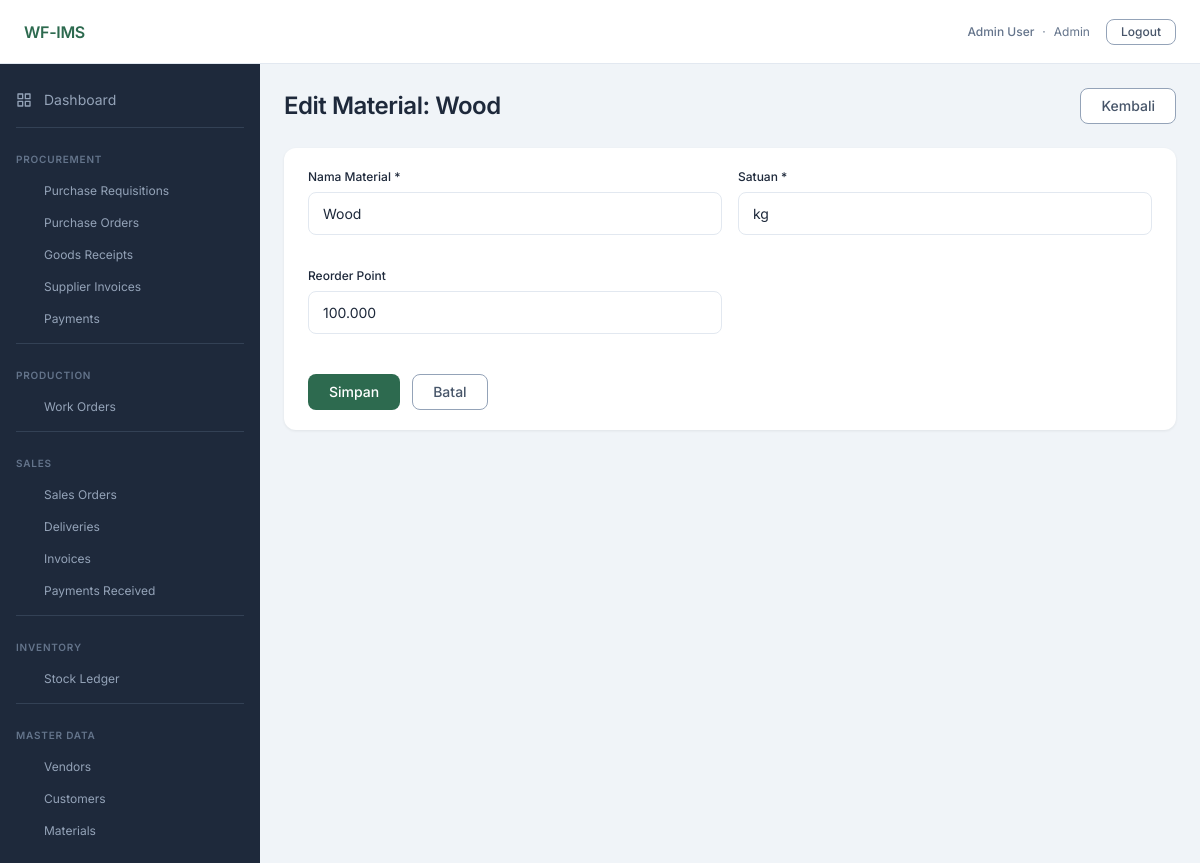
Page /master/materials/1/edit (signed in) on the committed database.
### app/models/user.py (models this page shows, shortened)
class User(UserMixin, db.Model):
    __tablename__ = 'users'
    id = db.Column(db.Integer, primary_key=True)
    email = db.Column(db.String(120), unique=True, nullable=False)
    password_hash = db.Column(db.String(256), nullable=False)
    full_name = db.Column(db.String(100), nullable=False)
    role = db.Column(db.Enum(UserRole), nullable=False)
    is_active = db.Column(db.Boolean, default=True, nullable=False)
    created_at = db.Column(db.DateTime, default=lambda: datetime.now(timezone.utc), nullable=False)

### app/models/master.py (models this page shows)
class Material(db.Model):
    __tablename__ = 'materials'
    id = db.Column(db.Integer, primary_key=True)
    name = db.Column(db.String(100), nullable=False)
    unit = db.Column(db.String(10), nullable=False)  # kg|ton|bag
    reorder_point = db.Column(db.Numeric(12, 3), default=0)
    material_type = db.Column(db.Enum(MaterialType), nullable=False)
    created_at = db.Column(db.DateTime, default=lambda: datetime.now(timezone.utc), nullable=False)
    bom_as_fg = db.relationship(
        'BOMItem', foreign_keys='BOMItem.fg_material_id',
        backref='fg_material', lazy='dynamic',
    )
    bom_as_rm = db.relationship(
        'BOMItem', foreign_keys='BOMItem.rm_material_id',
        backref='rm_material', lazy='dynamic',
    )

### app/blueprints/master/routes.py (the view, shortened to what this page needs)
@bp.route('/materials/<int:material_id>/edit', methods=['GET', 'POST'])
@login_required
def material_edit(material_id):
    m = Material.query.get_or_404(material_id)
    raw_materials = (
        Material.query
        .filter_by(material_type=MaterialType.raw_material)
        .filter(Material.id != material_id)
        .order_by(Material.name)
        .all()
    )
    bom_items = m.bom_as_fg.all() if m.material_type == MaterialType.finished_goods else []
    return render_template('master/material_form.html', material=m,
                           material_types=MaterialType, raw_materials=raw_materials,
                           bom_items=bom_items)

### app/models/user.py (called while the page is built)
@login_manager.user_loader
def load_user(user_id):
    return User.query.get(int(user_id))

### app/templates/master/material_form.html (shortened to what this page needs)
{% extends 'base.html' %}
{% block content %}
<div class="page-header">
  <h1 class="page-title">{% if material %}Edit Material: {{ material.name }}{% else %}Tambah Material{% endif %}</h1>
  <a href="{{ url_for('master.material_list') }}" class="btn btn-secondary">Kembali</a>
</div>
<div class="card">
  <form method="POST">
    <div class="grid-2">
      <div class="form-group">
        <label class="form-label" for="name">Nama Material *</label>
        <input class="form-input" type="text" id="name" name="name"
               value="{{ material.name if material else '' }}" required>
      </div>
      <div class="form-group">
        <label class="form-label" for="unit">Satuan *</label>
        <input class="form-input" type="text" id="unit" name="unit"
               placeholder="kg / ton / bag"
               value="{{ material.unit if material else '' }}" required>
      </div>
      <div class="form-group">
        <label class="form-label" for="reorder_point">Reorder Point</label>
        <input class="form-input" type="number" id="reorder_point" name="reorder_point"
               step="0.001" min="0"
               value="{{ material.reorder_point if material else '0' }}">
      </div>
    </div>
    <div class="form-actions">
      <button type="submit" class="btn btn-primary">Simpan</button>
      <a href="{{ url_for('master.material_list') }}" class="btn btn-secondary">Batal</a>
    </div>
  </form>
</div>
{% endblock %}

### app/templates/partials/navbar.html
<nav class="navbar">
  <span class="navbar-brand">WF-IMS</span>
  <div class="navbar-right">
    {% if current_user.is_authenticated %}
      <div class="navbar-user">
        <span class="fw-medium">{{ current_user.full_name }}</span>
        <span class="text-muted">·</span>
        <span class="text-muted">{{ current_user.role.value | title }}</span>
      </div>
      <a href="{{ url_for('auth.logout') }}" class="btn btn-secondary btn-sm">Logout</a>
    {% endif %}
  </div>
</nav>

### static/css/tokens.css (style rules this page uses)
:root { --color-primary-900: #1a3d2e; --color-primary-800: #1f4d39; --color-primary-700: #245c43; --color-primary-600: #2D6A4F; --color-primary-500: #3a8a66; --color-primary-400: #52a880; --color-primary-300: #7cc4a0; --color-primary-200: #a8dbbf; --color-primary-100: #d4eedf; --color-primary-50: #edf7f2; --color-secondary-900: #0f172a; --color-secondary-800: #1e293b; --color-secondary-700: #334155; --color-secondary-600: #475569; --color-secondary-500: #64748b; --color-secondary-400: #94a3b8; --color-secondary-300: #cbd5e1; --color-secondary-200: #e2e8f0; --color-secondary-100: #f1f5f9; --color-secondary-50: #f8fafc; --color-tertiary-900: #78350f; --color-tertiary-800: #92400e; --color-tertiary-700: #b45309; --color-tertiary-600: #D97706; --color-tertiary-500: #f59e0b; --color-tertiary-400: #fbbf24; --color-tertiary-300: #fcd34d; --color-tertiary-200: #fde68a; --color-tertiary-100: #fef3c7; --color-tertiary-50: #fffbeb; --color-neutral-900: #1e2a5e; --color-neutral-800: #2d3a7a; --color-neutral-700: #4050a0; --color-neutral-600: #6474BB; --color-neutral-500: #7b8fd0; --color-neutral-400: #9daade; --color-neutral-300: #bec7eb; --color-neutral-200: #dde2f4; --color-neutral-100: #eef0f9; --color-neutral-50: #f6f7fd; --color-success: var(--color-primary-600); --color-warning: var(--color-tertiary-600); --color-danger: #dc2626; --color-info: var(--color-neutral-600); --color-bg-page: #f0f4f8; --color-bg-card: #ffffff; --color-bg-sidebar: var(--color-secondary-800); --color-text-primary: var(--color-secondary-800); --color-text-muted: var(--color-secondary-500); --color-border: var(--color-secondary-200); --font-family-base: 'Inter', sans-serif; --text-display-size: 36px; --text-display-weight: 700; --text-display-tracking: -0.72px; --text-h1-size: 24px; --text-h1-weight: 600; --text-h1-tracking: -0.48px; --text-h2-size: 20px; --text-h2-weight: 500; --text-h2-tracking: -0.40px; --text-h3-size: 16px; --text-h3-weight: 500; --text-h3-tracking: -0.32px; --text-p1-size: 14px; --text-p1-weight: 400; --text-p1-tracking: 0; --text-p2-size: 12px; --text-p2-weight: 400; --text-p2-tracking: 0; --text-p3-size: 10px; --text-p3-weight: 400; --text-p3-tracking: 0; --space-1: 4px; --space-2: 8px; --space-3: 12px; --space-4: 16px; --space-5: 20px; --space-6: 24px; --space-8: 32px; --space-10: 40px; --space-12: 48px; --space-16: 64px; }

### static/css/base.css (style rules this page uses)
*, *::before, *::after { box-sizing: border-box; margin: 0; padding: 0; }
html { font-size: 16px; -webkit-text-size-adjust: 100%; }
body { font-family: var(--font-family-base); font-size: var(--text-p1-size); font-weight: var(--text-p1-weight); color: var(--color-text-primary); background: var(--color-bg-page); line-height: 1.5; -webkit-font-smoothing: antialiased; }
a { color: var(--color-primary-600); text-decoration: none; }
h1 { font-size: var(--text-h1-size); font-weight: var(--text-h1-weight); letter-spacing: var(--text-h1-tracking); color: var(--color-text-primary); }

### static/css/layout.css (style rules this page uses)
.navbar { height: 64px; background: #fff; border-bottom: 1px solid var(--color-border); display: flex; align-items: center; justify-content: space-between; padding: 0 var(--space-6); flex-shrink: 0; z-index: 100; }
.navbar-brand { font-size: var(--text-h3-size); font-weight: 600; color: var(--color-primary-600); letter-spacing: -0.3px; }
.navbar-right { display: flex; align-items: center; gap: var(--space-4); font-size: var(--text-p2-size); color: var(--color-text-muted); }
.navbar-user { display: flex; align-items: center; gap: var(--space-2); }
.page-header { display: flex; align-items: center; justify-content: space-between; margin-bottom: var(--space-6); }
.page-title { font-size: var(--text-h1-size); font-weight: var(--text-h1-weight); letter-spacing: var(--text-h1-tracking); color: var(--color-text-primary); }

### rows in the picture
User: full_name "Admin User", role.value "Admin"
Material: name "Wood", unit "kg", reorder_point "100.000"
